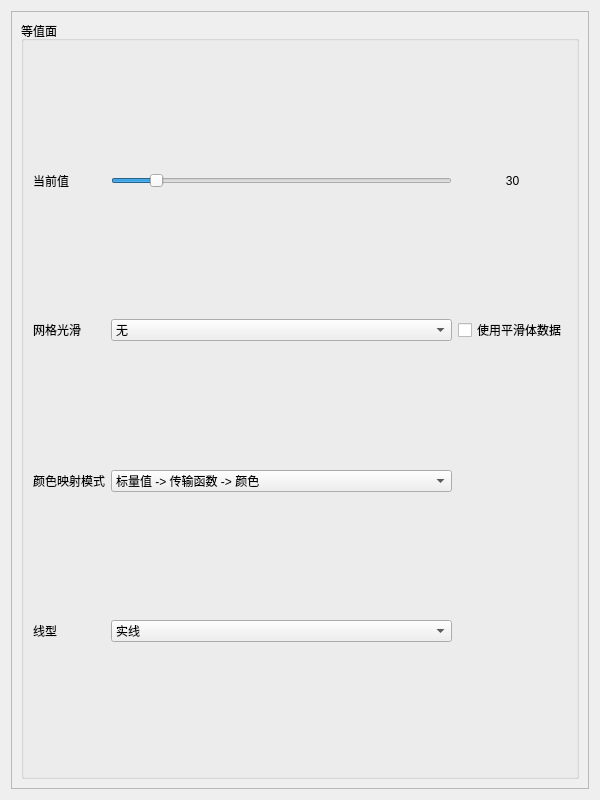
<?xml version="1.0" encoding="UTF-8"?>
<ui version="4.0">
 <class>IsoplethRenderer</class>
 <widget class="QWidget" name="IsoplethRenderer">
  <property name="geometry">
   <rect>
    <x>0</x>
    <y>0</y>
    <width>600</width>
    <height>800</height>
   </rect>
  </property>
  <property name="windowTitle">
   <string>等值线绘制</string>
  </property>
  <layout class="QVBoxLayout" name="verticalLayout">
   <item>
    <widget class="QScrollArea" name="scrollArea">
     <property name="horizontalScrollBarPolicy">
      <enum>Qt::ScrollBarAlwaysOff</enum>
     </property>
     <property name="widgetResizable">
      <bool>true</bool>
     </property>
     <widget class="QWidget" name="scrollAreaWidgetContents_main">
      <property name="geometry">
       <rect>
        <x>0</x>
        <y>0</y>
        <width>576</width>
        <height>776</height>
       </rect>
      </property>
      <layout class="QVBoxLayout" name="verticalLayout_2">
       <item>
        <widget class="QGroupBox" name="groupBox">
         <property name="title">
          <string>等值面</string>
         </property>
         <layout class="QGridLayout" name="gridLayout">
          <item row="3" column="0">
           <widget class="QLabel" name="label_3">
            <property name="text">
             <string>网格光滑</string>
            </property>
           </widget>
          </item>
          <item row="2" column="2">
           <widget class="QLabel" name="label_isoval">
            <property name="text">
             <string>30</string>
            </property>
            <property name="alignment">
             <set>Qt::AlignCenter</set>
            </property>
           </widget>
          </item>
          <item row="3" column="1">
           <widget class="QComboBox" name="comboBox_meshSmoothType">
            <item>
             <property name="text">
              <string>无</string>
             </property>
            </item>
            <item>
             <property name="text">
              <string>圆弧样条曲线</string>
             </property>
            </item>
            <item>
             <property name="text">
              <string>2次Bezier曲线</string>
             </property>
            </item>
           </widget>
          </item>
          <item row="2" column="1">
           <widget class="QSlider" name="horizontalSlider_isoval">
            <property name="maximum">
             <number>255</number>
            </property>
            <property name="value">
             <number>30</number>
            </property>
            <property name="tracking">
             <bool>false</bool>
            </property>
            <property name="orientation">
             <enum>Qt::Horizontal</enum>
            </property>
           </widget>
          </item>
          <item row="3" column="2">
           <widget class="QCheckBox" name="checkBox_useVolSmoothed">
            <property name="text">
             <string>使用平滑体数据</string>
            </property>
           </widget>
          </item>
          <item row="2" column="0">
           <widget class="QLabel" name="label">
            <property name="text">
             <string>当前值</string>
            </property>
           </widget>
          </item>
          <item row="4" column="1">
           <widget class="QComboBox" name="comboBox_colorMappingMode_int_VIS4EarthReflectable">
            <item>
             <property name="text">
              <string>标量值 -&gt; 传输函数 -&gt; 颜色</string>
             </property>
            </item>
            <item>
             <property name="text">
              <string>体数据编号 -&gt; 颜色</string>
             </property>
            </item>
           </widget>
          </item>
          <item row="4" column="0">
           <widget class="QLabel" name="label_5">
            <property name="text">
             <string>颜色映射模式</string>
            </property>
           </widget>
          </item>
          <item row="5" column="0">
           <widget class="QLabel" name="label_2">
            <property name="text">
             <string>线型</string>
            </property>
           </widget>
          </item>
          <item row="5" column="1">
           <widget class="QComboBox" name="comboBox_lineType">
            <item>
             <property name="text">
              <string>实线</string>
             </property>
            </item>
            <item>
             <property name="text">
              <string>虚线</string>
             </property>
            </item>
           </widget>
          </item>
         </layout>
        </widget>
       </item>
      </layout>
     </widget>
    </widget>
   </item>
  </layout>
 </widget>
 <resources/>
 <connections/>
</ui>
